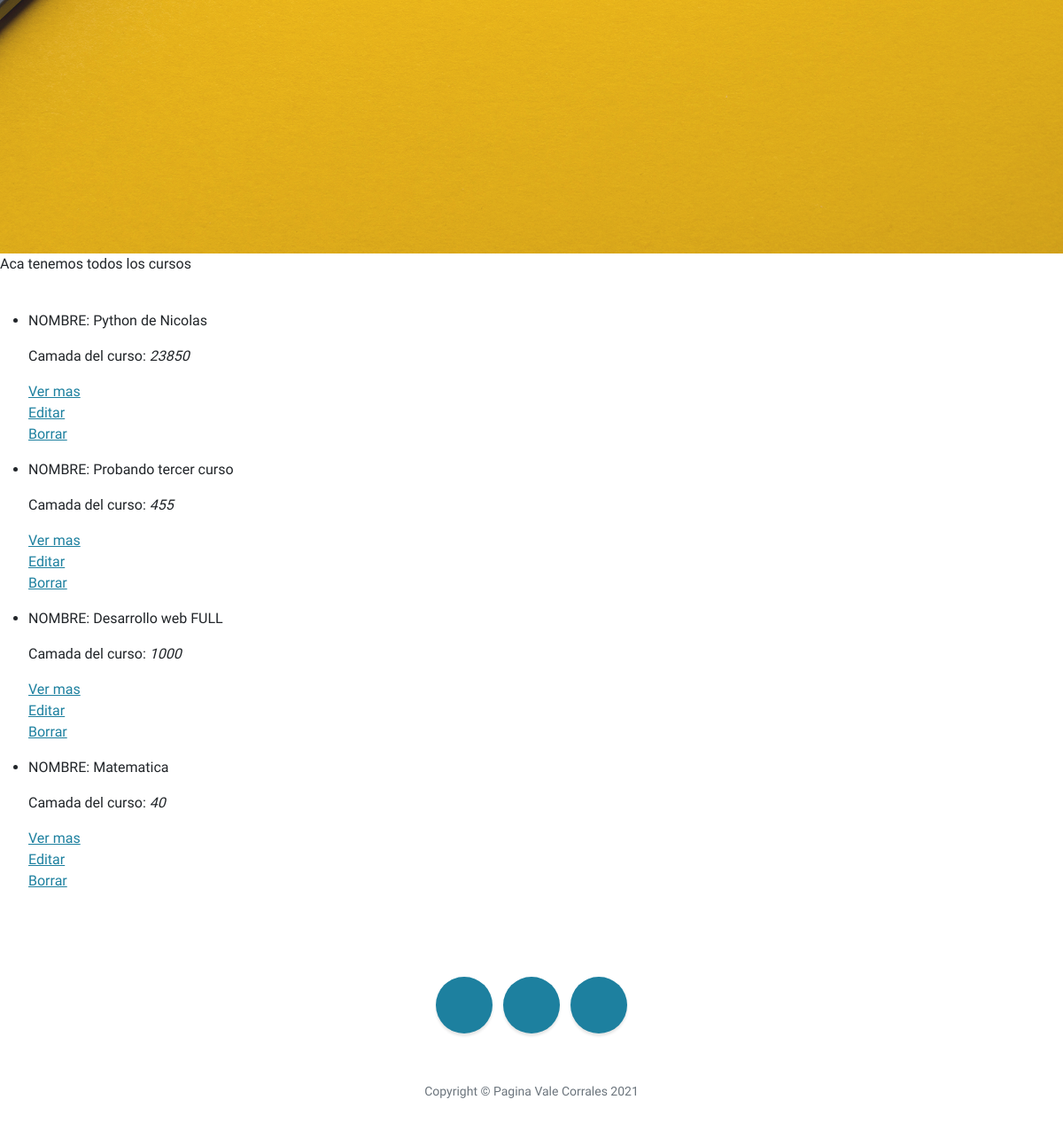
/AppCoder/curso/list/ (lower part), run on an earlier commit of the app's database.
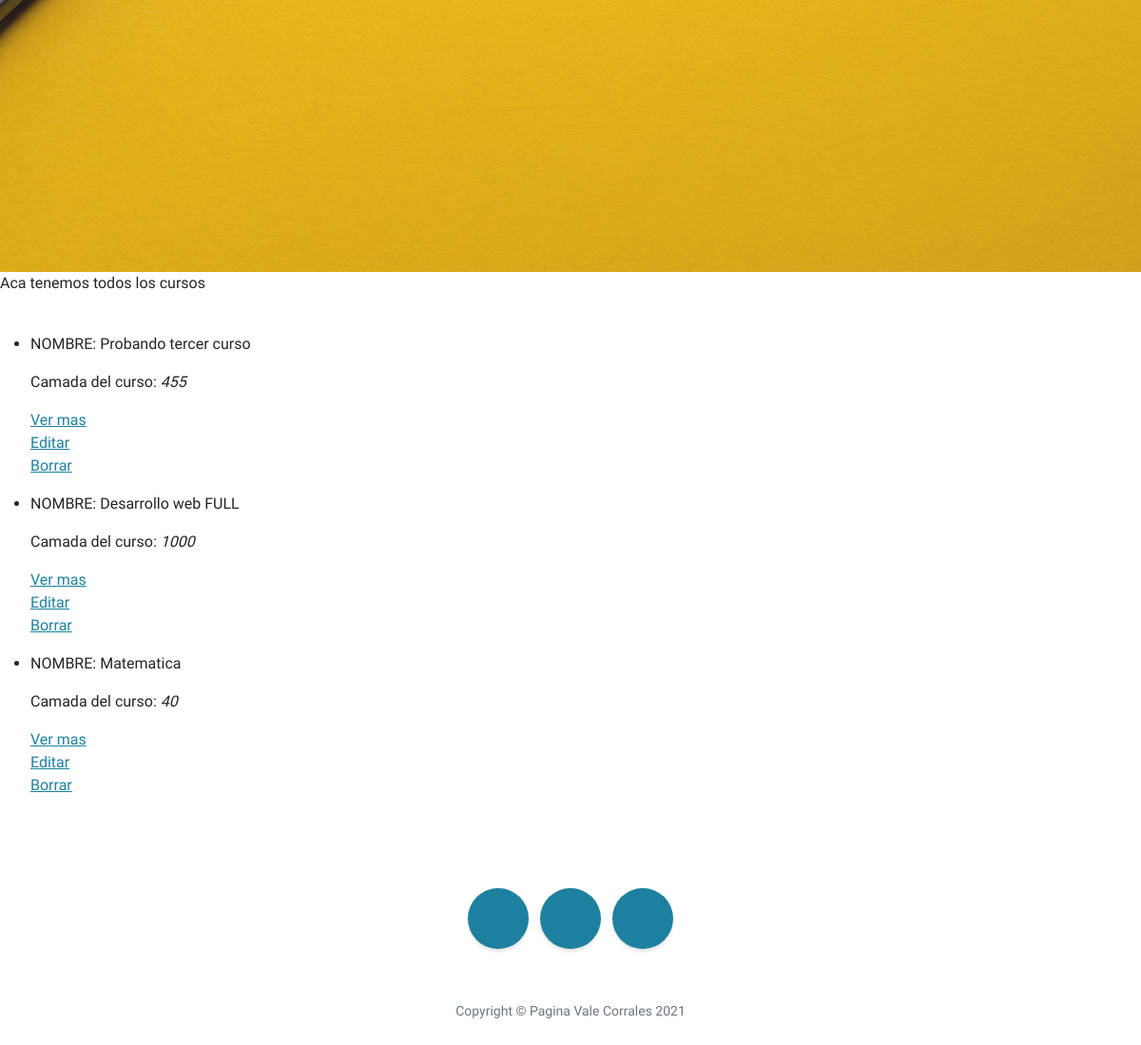
And on a later commit of the database.
### AppCoder/models.py (models this page shows, shortened)
class Curso(models.Model): #este es nuestro primer modelo
    nombre = models.CharField(max_length=40)
    camada = models.IntegerField()
    esNoche = models.BooleanField(null=True)

### AppCoder/views.py (the view)
# urls.py: path('curso/list/', views.CursoList.as_view(), name='List'), #es el de leer
class CursoList(ListView): #este te lleva al curso list, en template name lo dice
    model = Curso # a djnago le decis: modelo con el que vas a trabajar
    template_name = "AppCoder/cursos_list.html" #a djando le decis: template con el que vas a trabajar

### AppCoder/templates/AppCoder/cursos_list.html (shortened to what this page needs)
c{% extends "AppCoder/padre.html" %}
{% load static %}
    {% block contenido %}
        <p>Aca tenemos todos los cursos</p> <br>
        <ul>
            {% for curso in object_list %}
            <li>
                <p>NOMBRE: {{ curso.nombre }}</p>
                <p>Camada del curso: <i>{{ curso.camada }}</i></p>
                <p>
                     <a href="{% url 'Detail' curso.id %}"> Ver mas </a>
                     <br>
                     <a href="{% url 'Edit' curso.id %}"> Editar </a>
                     <br>
                     <a href="{% url 'Delete' curso.id %}"> Borrar </a>
                </p>
            </li>
            {% endfor %}
        </ul>
    {% endblock %}

What changed in the data, as far as the page shows it:
removed Curso: nombre "Python de Nicolas", camada "23850"
